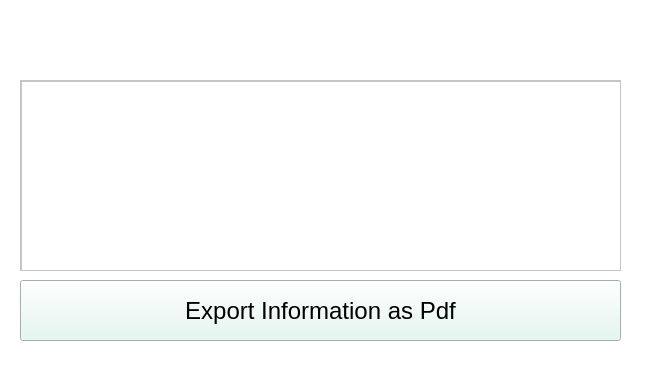
<?xml version="1.0" encoding="UTF-8"?>
<ui version="4.0">
 <class>generalInfoWindow</class>
 <widget class="QMainWindow" name="generalInfoWindow">
  <property name="geometry">
   <rect>
    <x>0</x>
    <y>0</y>
    <width>645</width>
    <height>367</height>
   </rect>
  </property>
  <property name="windowTitle">
   <string>MainWindow</string>
  </property>
  <property name="styleSheet">
   <string notr="true">background-color: white</string>
  </property>
  <widget class="QWidget" name="centralwidget">
   <widget class="QLabel" name="label">
    <property name="geometry">
     <rect>
      <x>20</x>
      <y>10</y>
      <width>601</width>
      <height>51</height>
     </rect>
    </property>
    <property name="font">
     <font>
      <pointsize>22</pointsize>
     </font>
    </property>
    <property name="text">
     <string/>
    </property>
    <property name="alignment">
     <set>Qt::AlignCenter</set>
    </property>
   </widget>
   <widget class="QScrollArea" name="scrollArea">
    <property name="geometry">
     <rect>
      <x>20</x>
      <y>80</y>
      <width>601</width>
      <height>191</height>
     </rect>
    </property>
    <property name="widgetResizable">
     <bool>true</bool>
    </property>
    <widget class="QWidget" name="scrollAreaWidgetContents">
     <property name="geometry">
      <rect>
       <x>0</x>
       <y>0</y>
       <width>599</width>
       <height>189</height>
      </rect>
     </property>
     <widget class="QTextBrowser" name="textBrowser">
      <property name="geometry">
       <rect>
        <x>0</x>
        <y>0</y>
        <width>601</width>
        <height>191</height>
       </rect>
      </property>
     </widget>
    </widget>
   </widget>
   <widget class="QPushButton" name="exportBtn">
    <property name="geometry">
     <rect>
      <x>20</x>
      <y>280</y>
      <width>601</width>
      <height>61</height>
     </rect>
    </property>
    <property name="font">
     <font>
      <pointsize>18</pointsize>
     </font>
    </property>
    <property name="styleSheet">
     <string notr="true">background-color: rgb(225, 247, 240);</string>
    </property>
    <property name="text">
     <string>Export Information as Pdf</string>
    </property>
   </widget>
  </widget>
  <widget class="QStatusBar" name="statusbar"/>
 </widget>
 <resources/>
 <connections/>
</ui>
